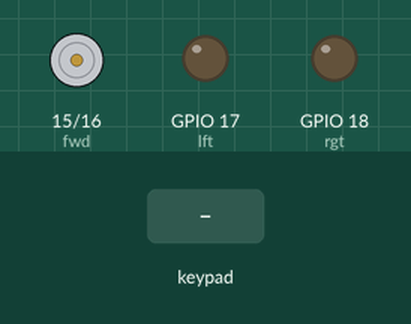
Recording of a sketch running on a simulated ESP32. Shown: motor-driver pin pairs drawn as motors (green arrow = first pin HIGH = forward, orange = second pin HIGH = backward, longer = more drive), output pins drawn as LEDs (lit = HIGH). The test bench sets the inputs (shaded band). Nothing arrives over Bluetooth unless stated; what the sketch prints to the serial monitor is not drawn.

Above: at 1.2 s.
1.3 s: key 'U' pressed
At 1.57 s:
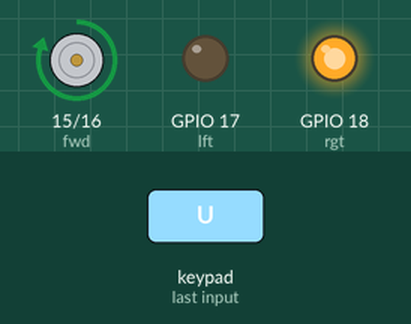
3.2 s: key 'D' pressed
At 3.43 s:
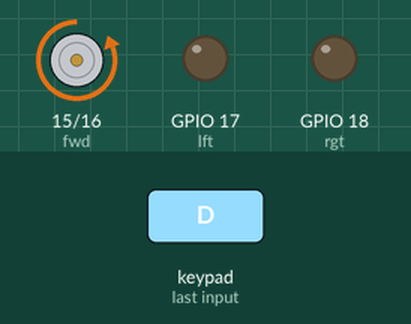
5.1 s: key 'L' pressed
At 5.37 s:
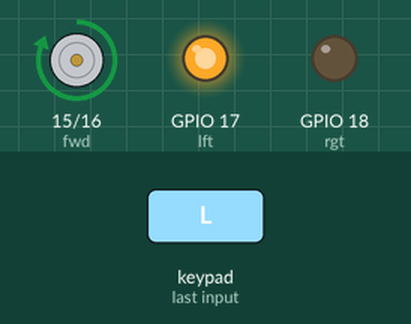
7.0 s: key 'R' pressed
At 7.22 s:
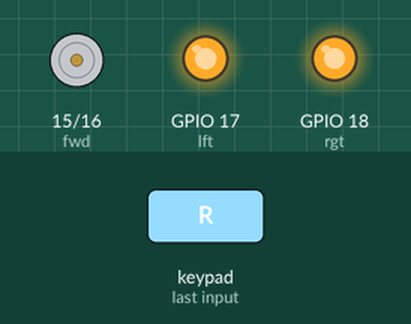
8.9 s: key 'U' pressed
At 10.2 s:
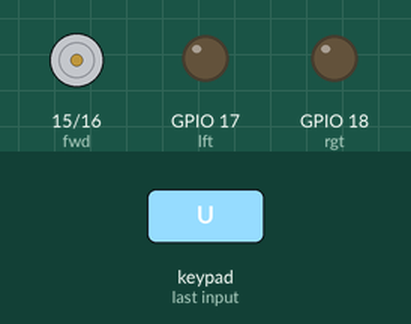
Timing chart, 0 to 11.8 s (numbered marks = the images above; inputs shaded):
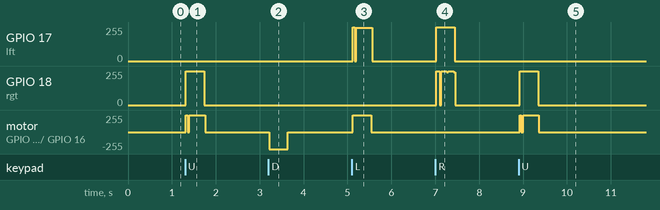

The sketch:

ps5_esp.ino
```cpp
#include <ps5Controller.h>

int   fwd = 15;
int   bwd = 16;
int   lft = 17;
int   rgt = 18;


void notify()
{
  digitalWrite(fwd, ps5.Left());
  digitalWrite(bwd, ps5.Down());
  digitalWrite(lft, ps5.Right());
  digitalWrite(rgt, ps5.Up());
}

void onConnect()
{
  Serial.println("Connected!.");

}

void onDisConnect()
{
  Serial.println("Disconnected!.");
}

void setUpPinModes()
{
  pinMode(fwd, OUTPUT);
  pinMode(bwd, OUTPUT);
  pinMode(lft, OUTPUT);
  pinMode(rgt, OUTPUT);
}

void forwardbackward(){

  if (ps5.Up() == 1) {
    digitalWrite(fwd, HIGH);
    Serial.println("Going forward");
  }

  else if (ps5.Down() == 1){
    digitalWrite(bwd, HIGH);
    Serial.println("Going backward");
  }
}

void leftright(){

  if (ps5.Left() == 1){
    digitalWrite(lft, HIGH);
    Serial.println("Going left");
  }

  else if (ps5.Right() == 1){
    digitalWrite(rgt, HIGH);
    Serial.println("Going right");
  }
}

void setup()
{
  setUpPinModes();
  Serial.begin(115200);
  ps5.attach(notify);
  ps5.attachOnConnect(onConnect);
  ps5.attachOnDisconnect(onDisConnect);
  ps5.begin("ac:36:1b:53:ef:31");
  while (ps5.isConnected() == false)
  {
    Serial.println("PS5 controller not found");
    delay(300);
  }
  Serial.println("Ready.");
}

void loop()
{

if ((ps5.Left() == 1 || ps5.Right() == 1) || (ps5.Up() == 1 || ps5.Down() == 1)){

  if (ps5.Left() == 1 || ps5.Right() == 1){
    leftright();
    // Serial.println("leftright");
  }


  else if (ps5.Up() == 1 || ps5.Down() == 1){
    forwardbackward();
    // Serial.println("forwardbackward");

  }
}

else if ((ps5.Left() == 0 || ps5.Right() == 0) || (ps5.Up() == 0 || ps5.Down() == 0)){
  Serial.println("At rest");
  digitalWrite(fwd, LOW);
  digitalWrite(bwd, LOW);
  digitalWrite(lft, LOW);
  digitalWrite(rgt, LOW);

}


}
```

Measured:
- after the input at 1.3 s, GPIO 18 (rgt): 0/255 → 255/255 at once, → 0/255 0.42 s later; motor on GPIO 15 (fwd) / GPIO 16 (bwd): stopped → forward 252/255 at once, → stopped 0.44 s later
- after the input at 3.2 s, motor on GPIO 15 (fwd) / GPIO 16 (bwd): stopped → backward 255/255 at once, → stopped 0.42 s later
- after the input at 5.1 s, GPIO 17 (lft): 0/255 → 250/255 at once, → 0/255 0.44 s later; motor on GPIO 15 (fwd) / GPIO 16 (bwd): stopped → forward 255/255 at once, → stopped 0.42 s later
- after the input at 7.0 s, GPIO 17 (lft): 0/255 → 255/255 at once, → 0/255 0.42 s later; GPIO 18 (rgt): 0/255 → 255/255 at once, → 254/255 0.08 s later, → 255/255 0.16 s later, → 0/255 0.16 s later
- after the input at 8.9 s, GPIO 18 (rgt): 0/255 → 255/255 at once, → 0/255 0.42 s later; motor on GPIO 15 (fwd) / GPIO 16 (bwd): stopped → forward 249/255 at once, → stopped 0.44 s later
